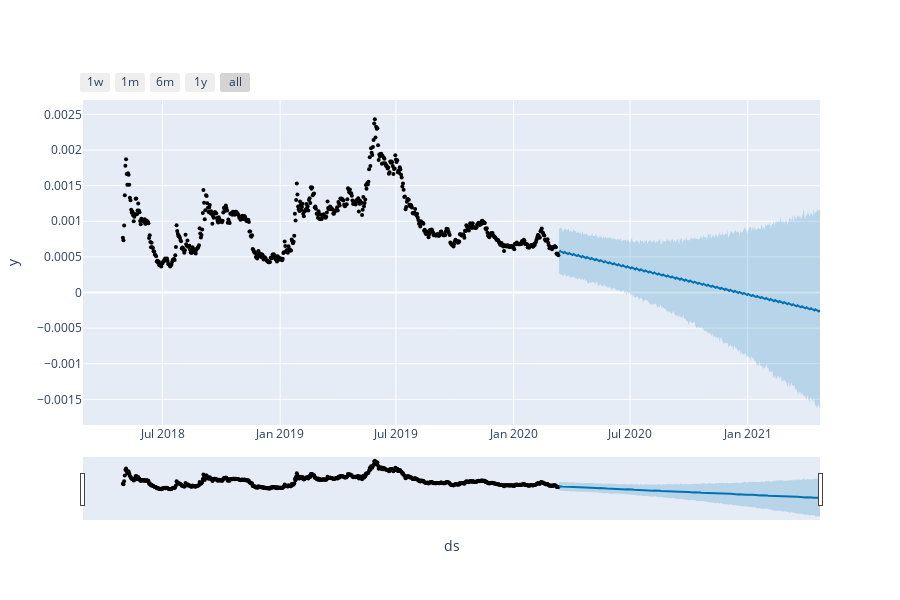

The notebook cell saved with this chart:
### Code cell
# creat interactive chart
from prophet.plot import plot_plotly
plot_plotly(close, yhat)

### Figure 1 — Plotly figure (JSON) as saved in the notebook; plotly's stock layout.template omitted (floating-point values rounded to 4 significant figures; data arrays with more than 128 entries replaced by an {"elided": "..."} marker saying what was removed)
{"data": [{"marker": {"color": "black", "size": 4}, "mode": "markers", "name": "Actual", "type": "scatter", "x": {"elided": "682 str values"}, "y": {"elided": "682 float values"}}, {"hoverinfo": "skip", "line": {"width": 0}, "mode": "lines", "type": "scatter", "x": {"elided": "409 str values"}, "y": {"elided": "409 float values"}}, {"fill": "tonexty", "fillcolor": "rgba(0, 114, 178, 0.2)", "line": {"color": "#0072B2", "width": 2}, "mode": "lines", "name": "Predicted", "type": "scatter", "x": {"elided": "409 str values"}, "y": {"elided": "409 float values"}}, {"fill": "tonexty", "fillcolor": "rgba(0, 114, 178, 0.2)", "hoverinfo": "skip", "line": {"width": 0}, "mode": "lines", "type": "scatter", "x": {"elided": "409 str values"}, "y": {"elided": "409 float values"}}], "layout": {"height": 600, "showlegend": false, "width": 900, "xaxis": {"rangeselector": {"buttons": [{"count": 7, "label": "1w", "step": "day", "stepmode": "backward"}, {"count": 1, "label": "1m", "step": "month", "stepmode": "backward"}, {"count": 6, "label": "6m", "step": "month", "stepmode": "backward"}, {"count": 1, "label": "1y", "step": "year", "stepmode": "backward"}, {"step": "all"}]}, "rangeslider": {"visible": true}, "title": {"text": "ds"}, "type": "date"}, "yaxis": {"title": {"text": "y"}}}}
